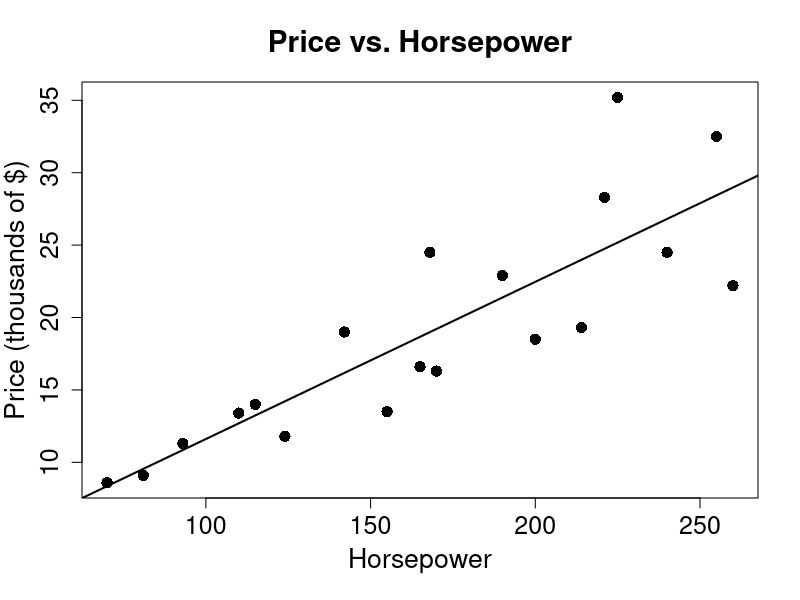
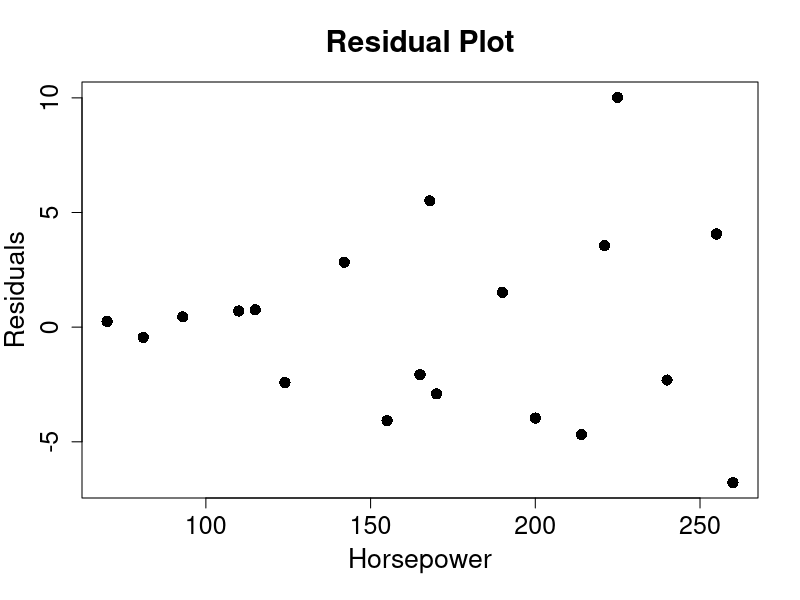
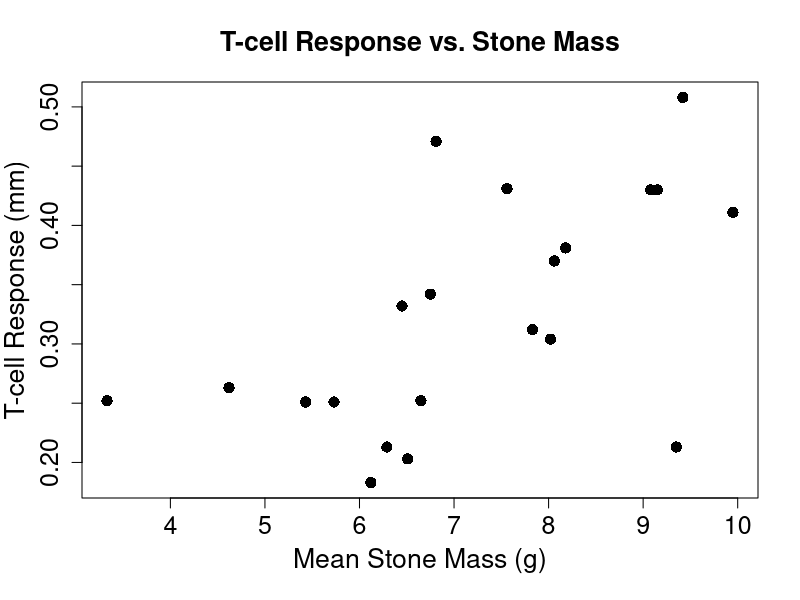
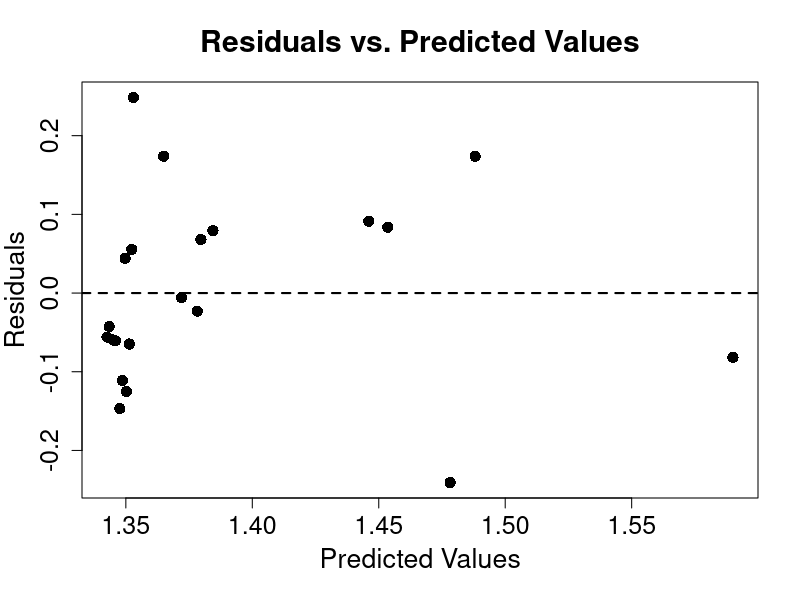
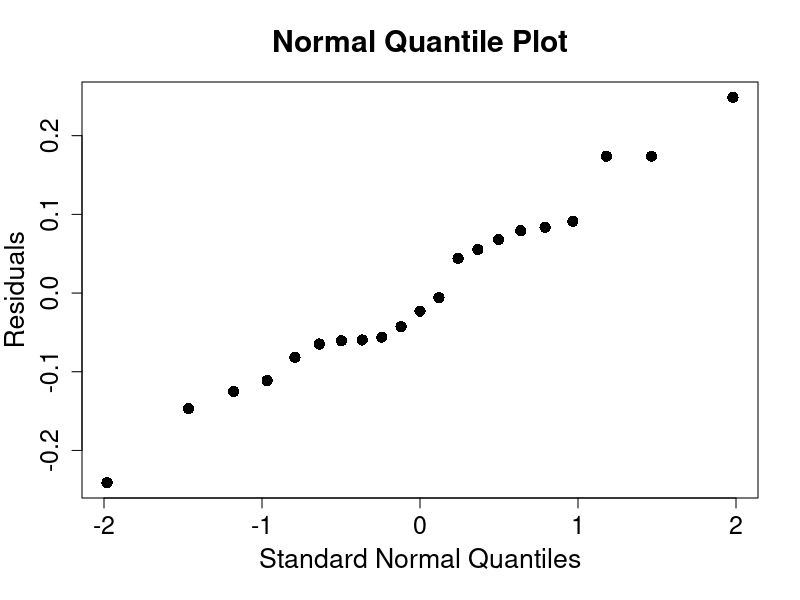

Write R code to recreate these figures, in order.
# ========== #
# Homework 4 #
# ========== #


# ==================== #
#     Problem 1        #
# ==================== #
horse <- read.csv("horsepower.txt",header=T)
attach(horse)

# Part (a): Scatterplot of price vs. horsepower
# =============================================
plot(horsepower,price,cex.axis=1.5,cex=1.5,     # Plots price vs. horsepower
     xlab="Horsepower",pch=16,cex.lab=1.6,ylab=    #   with axis labels, and a
       "Price (thousands of $)",cex.main=1.8,main=   #   title.
       "Price vs. Horsepower",mgp=c(2.7,1,0))

# Part (b): Regression of price and horsepower with plotted line
# ==============================================================
reg <- lm(price~horsepower)                     # Regresses price on horsepower
abline(reg,lwd=2)                               # Plots regression line

# Part (c): Prediction interval for the average price 
# ==============================================================
xval <- data.frame(horsepower=280)              # Specify an x value
pred <- predict(reg,xval,interval=              # Computes prediction interval for y at x
                  "prediction")


# Part (e): Residual plot
# =======================
plot(horsepower,reg$resid,cex.axis=1.5,cex=1.5, # Plots residuals vs. horsepower
     xlab="Horsepower",pch=16,cex.lab=1.6,ylab=    #   with axis labels, and a
       "Residuals",cex.main=1.8,main=                #   title.
       "Residual Plot",mgp=c(2.7,1,0))



# ==================== #
# Problem 2 #
# ==================== #
wheatears <- read.csv("wheatears.txt",      # Reads in the wheatears data
  header=T)
attach(wheatears)                           # Promotes the wheatears dataset


plot(mass,tcell,xlab="Mean Stone Mass (g)", # Scatterplot of T-cell Response
  ylab="T-cell Response (mm)",cex.lab=1.6,  #    vs. Stone Mass
  cex.axis=1.5,pch=16,cex=1.5,
  main="T-cell Response vs. Stone Mass",
  cex.main=1.6,mgp=c(2.7,1,0))


exptcell=exp(tcell)
expmass=exp(mass)
reg <- lm(exptcell~expmass,data=wheatears)      # Regression of T-cell on stone mass
summary(reg)      
abline(reg,lwd=2)                         # Plots regression line


# Residual Analysis 
plot(reg$fitted,reg$resid,ylab="Residuals", 	# Residual plot
     xlab="Predicted Values",cex.lab=1.6,cex=1.5,
     pch=16,main="Residuals vs. Predicted Values",
     cex.main=1.8,cex.axis=1.5,mgp=c(2.7,1,0))
abline(h=0,lty=2,lwd=2)                       	# Plots the y=0 line

qqnorm(reg$resid,pch=16,ylab="Residuals",	# Normal quantile plot of model residuals
       xlab="Standard Normal Quantiles",       
       cex.lab=1.6,cex.axis=1.5,cex.main=1.8,
       main="Normal Quantile Plot",cex=1.5,mgp=c(2.7,1,0))

studres <- rstudent(reg)             # Vector of Studentized deleted residuals
wheatears[abs(studres)>2.1,]         # Display outlying obs





